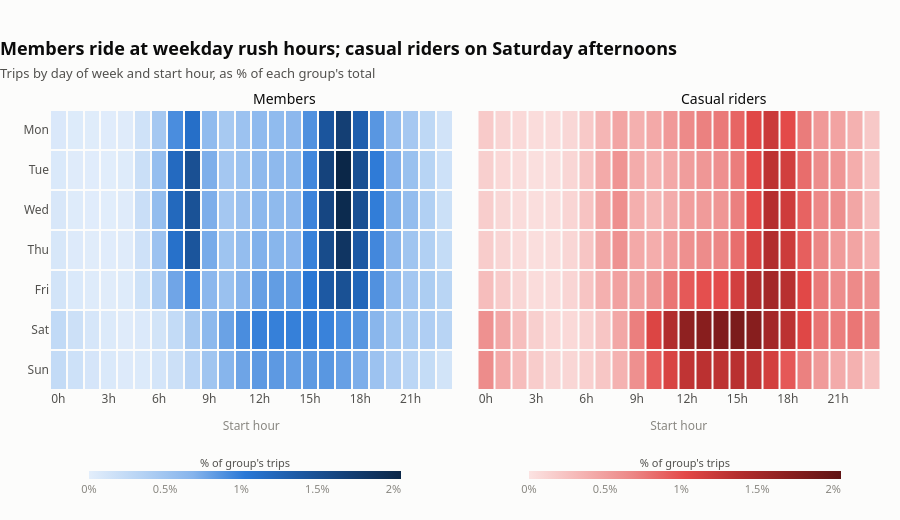

Notebook code for this chart:
### Code cell
import numpy as np

SURFACE, INK, INK_2, MUTED = "#fcfcfb", "#0b0b0b", "#52514e", "#898781"
# Color gradient
RAMPS = {
    "member": ["#e3eefb", "#b6d3f4", "#86b4ec", "#2a78d6", "#1d5aa5", "#143f75", "#0b2748"],
    "casual": ["#fbe3e2", "#f5b5b4", "#ec8685", "#e34948", "#b52e2e", "#8a1f1f", "#5f1414"],
}

# 1 = Monday ... 7 = Sunday
DAYS = ["Mon", "Tue", "Wed", "Thu", "Fri", "Sat", "Sun"]
GROUPS = [("member", "Members"), ("casual", "Casual riders")]

# % of each group's own trips in every day x hour cell
# (normalizing per group compares the shape of the pattern, not the volume)
share = (
    df.group_by("member_casual", "day_of_week", "start_hour")
    .agg(pl.len().alias("n"))
    .with_columns((pl.col("n") / pl.col("n").sum().over("member_casual") * 100).alias("pct"))
)

def to_matrix(group):
    m = np.zeros((7, 24))
    rows = share.filter(pl.col("member_casual") == group).select("day_of_week", "start_hour", "pct")
    for d, h, p in rows.iter_rows():
        m[d - 1, h] = p
    return m

mats = {g: to_matrix(g) for g, _ in GROUPS}
zmax = max(m.max() for m in mats.values())  # same scale on both panels

fig = make_subplots(
    rows=1, cols=2, shared_yaxes=True, horizontal_spacing=0.03,
    subplot_titles=[label for _, label in GROUPS],
)

for i, (g, label) in enumerate(GROUPS, start=1):
    ramp = RAMPS[g]
    fig.add_trace(
        go.Heatmap(
            z=mats[g], x=list(range(24)), y=DAYS,
            zmin=0, zmax=zmax,
            colorscale=[[k / (len(ramp) - 1), c] for k, c in enumerate(ramp)],
            xgap=2, ygap=2,                      # 2px surface gap between cells
            colorbar=dict(
                orientation="h", thickness=8, len=0.4, outlinewidth=0, ticksuffix="%",
                x=0.235 if i == 1 else 0.765, xanchor="center", y=-0.2, yanchor="top",
                title=dict(text="% of group's trips", side="top", font=dict(size=11, color=INK_2)),
                tickfont=dict(size=11, color=MUTED),
            ),
            hovertemplate=f"<b>{label}</b><br>%{{y}}, %{{x}}h<br>%{{z:.2f}}% of the group's trips<extra></extra>",
        ),
        row=1, col=i,
    )

fig.update_layout(
    title=dict(
        text=("<b>Members ride at weekday rush hours; casual riders on Saturday afternoons</b>"
              f"<br><span style='font-size:13px;color:{INK_2}'>"
              "Trips by day of week and start hour, as % of each group's total</span>"),
        x=0, xanchor="left", font=dict(size=18, color=INK),
    ),
    paper_bgcolor=SURFACE, plot_bgcolor=SURFACE,
    font=dict(family="system-ui, -apple-system, 'Segoe UI', sans-serif", color=INK_2),
    margin=dict(t=110, l=50, r=20, b=130), height=520,
)
fig.update_yaxes(autorange="reversed", showgrid=False, zeroline=False, showline=False,
                 ticks="", tickfont=dict(size=12, color=INK_2))
fig.update_xaxes(showgrid=False, zeroline=False, showline=False, ticks="",
                 tickmode="array", tickvals=list(range(0, 24, 3)),
                 ticktext=[f"{h}h" for h in range(0, 24, 3)],
                 tickfont=dict(size=12, color=INK_2),
                 title=dict(text="Start hour", font=dict(size=12, color=MUTED)))
fig.update_annotations(font=dict(size=14, color=INK), xanchor="left")
fig.show()
fig.write_image("../figs/08_heatmap_day_by_hour.svg", width=1200)

### Figure 1 — Plotly figure (JSON) as saved in the notebook; plotly's stock layout.template omitted (floating-point values rounded to 4 significant figures; data arrays with more than 128 entries replaced by an {"elided": "..."} marker saying what was removed)
{"data": [{"colorbar": {"len": 0.4, "orientation": "h", "outlinewidth": 0, "thickness": 8, "tickfont": {"color": "#898781", "size": 11}, "ticksuffix": "%", "title": {"font": {"color": "#52514e", "size": 11}, "side": "top", "text": "% of group's trips"}, "x": 0.235, "xanchor": "center", "y": -0.2, "yanchor": "top"}, "colorscale": [[0.0, "#e3eefb"], [0.1667, "#b6d3f4"], [0.3333, "#86b4ec"], [0.5, "#2a78d6"], [0.6667, "#1d5aa5"], [0.8333, "#143f75"], [1.0, "#0b2748"]], "hovertemplate": "<b>Members</b><br>%{y}, %{x}h<br>%{z:.2f}% of the group's trips<extra></extra>", "x": [0, 1, 2, 3, 4, 5, 6, 7, 8, 9, 10, 11, 12, 13, 14, 15, 16, 17, 18, 19, 20, 21, 22, 23], "xgap": 2, "y": ["Mon", "Tue", "Wed", "Thu", "Fri", "Sat", "Sun"], "ygap": 2, "z": {"elided": "7x24 float values"}, "zmax": 2.05, "zmin": 0, "type": "heatmap", "xaxis": "x", "yaxis": "y"}, {"colorbar": {"len": 0.4, "orientation": "h", "outlinewidth": 0, "thickness": 8, "tickfont": {"color": "#898781", "size": 11}, "ticksuffix": "%", "title": {"font": {"color": "#52514e", "size": 11}, "side": "top", "text": "% of group's trips"}, "x": 0.765, "xanchor": "center", "y": -0.2, "yanchor": "top"}, "colorscale": [[0.0, "#fbe3e2"], [0.1667, "#f5b5b4"], [0.3333, "#ec8685"], [0.5, "#e34948"], [0.6667, "#b52e2e"], [0.8333, "#8a1f1f"], [1.0, "#5f1414"]], "hovertemplate": "<b>Casual riders</b><br>%{y}, %{x}h<br>%{z:.2f}% of the group's trips<extra></extra>", "x": [0, 1, 2, 3, 4, 5, 6, 7, 8, 9, 10, 11, 12, 13, 14, 15, 16, 17, 18, 19, 20, 21, 22, 23], "xgap": 2, "y": ["Mon", "Tue", "Wed", "Thu", "Fri", "Sat", "Sun"], "ygap": 2, "z": {"elided": "7x24 float values"}, "zmax": 2.05, "zmin": 0, "type": "heatmap", "xaxis": "x2", "yaxis": "y2"}], "layout": {"xaxis": {"anchor": "y", "domain": [0.0, 0.485], "tickfont": {"size": 12, "color": "#52514e"}, "title": {"font": {"size": 12, "color": "#898781"}, "text": "Start hour"}, "showgrid": false, "zeroline": false, "showline": false, "ticks": "", "tickmode": "array", "tickvals": [0, 3, 6, 9, 12, 15, 18, 21], "ticktext": ["0h", "3h", "6h", "9h", "12h", "15h", "18h", "21h"]}, "yaxis": {"anchor": "x", "domain": [0.0, 1.0], "tickfont": {"size": 12, "color": "#52514e"}, "autorange": "reversed", "showgrid": false, "zeroline": false, "showline": false, "ticks": ""}, "xaxis2": {"anchor": "y2", "domain": [0.515, 1.0], "tickfont": {"size": 12, "color": "#52514e"}, "title": {"font": {"size": 12, "color": "#898781"}, "text": "Start hour"}, "showgrid": false, "zeroline": false, "showline": false, "ticks": "", "tickmode": "array", "tickvals": [0, 3, 6, 9, 12, 15, 18, 21], "ticktext": ["0h", "3h", "6h", "9h", "12h", "15h", "18h", "21h"]}, "yaxis2": {"anchor": "x2", "domain": [0.0, 1.0], "matches": "y", "showticklabels": false, "tickfont": {"size": 12, "color": "#52514e"}, "autorange": "reversed", "showgrid": false, "zeroline": false, "showline": false, "ticks": ""}, "annotations": [{"font": {"size": 14, "color": "#0b0b0b"}, "showarrow": false, "text": "Members", "x": 0.2425, "xanchor": "left", "xref": "paper", "y": 1.0, "yanchor": "bottom", "yref": "paper"}, {"font": {"size": 14, "color": "#0b0b0b"}, "showarrow": false, "text": "Casual riders", "x": 0.7575, "xanchor": "left", "xref": "paper", "y": 1.0, "yanchor": "bottom", "yref": "paper"}], "title": {"font": {"size": 18, "color": "#0b0b0b"}, "text": "<b>Members ride at weekday rush hours; casual riders on Saturday afternoons</b><br><span style='font-size:13px;color:#52514e'>Trips by day of week and start hour, as % of each group's total</span>", "x": 0, "xanchor": "left"}, "font": {"family": "system-ui, -apple-system, 'Segoe UI', sans-serif", "color": "#52514e"}, "margin": {"t": 110, "l": 50, "r": 20, "b": 130}, "paper_bgcolor": "#fcfcfb", "plot_bgcolor": "#fcfcfb", "height": 520}}
